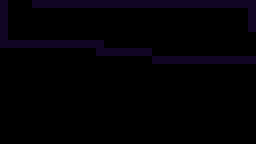

Below is a game level as drawn by its tile map, then a one-line description and the .tmx file that defines it, in full:
An orthogonal 32x18 tile map with 8x8 px tiles, 1 tile layer (blocks) and 4 objects (2x 2, 2x 1).

<map version="1.10" tiledversion="1.10.2" orientation="orthogonal" renderorder="right-down" width="32" height="18" tilewidth="8" tileheight="8" infinite="0" nextlayerid="4" nextobjectid="6">
 <editorsettings>
  <export target="2.csv" format="csv" />
 </editorsettings>
 <tileset firstgid="1" source="../../assets/tilesets/tileset.tsx" />
 <objectgroup id="2" name="entries">
  <object id="1" name="2" x="24" y="33.75">
   <point />
  </object>
  <object id="5" name="1" x="240" y="50">
   <point />
  </object>
 </objectgroup>
 <objectgroup id="3" name="exits">
  <object id="3" name="2" x="0" y="-24" width="40" height="40" />
  <object id="4" name="1" x="256" y="24" width="40" height="48" />
 </objectgroup>
 <layer id="1" name="blocks" width="32" height="18">
  <data encoding="csv">
1,0,0,0,1,1,1,1,1,1,1,1,1,1,1,1,1,1,1,1,1,1,1,1,1,1,1,1,1,1,1,1,
1,0,0,0,0,0,0,0,0,0,0,0,0,0,0,0,0,0,0,0,0,0,0,0,0,0,0,0,0,0,0,1,
1,0,0,0,0,0,0,0,0,0,0,0,0,0,0,0,0,0,0,0,0,0,0,0,0,0,0,0,0,0,0,1,
1,0,0,0,0,0,0,0,0,0,0,0,0,0,0,0,0,0,0,0,0,0,0,0,0,0,0,0,0,0,0,1,
1,0,0,0,0,0,0,0,0,0,0,0,0,0,0,0,0,0,0,0,0,0,0,0,0,0,0,0,0,0,0,0,
1,1,1,1,1,1,1,1,1,1,1,1,1,0,0,0,0,0,0,0,0,0,0,0,0,0,0,0,0,0,0,0,
0,0,0,0,0,0,0,0,0,0,0,0,1,1,1,1,1,1,1,0,0,0,0,0,0,0,0,0,0,0,0,0,
0,0,0,0,0,0,0,0,0,0,0,0,0,0,0,0,0,0,0,1,1,1,1,1,1,1,1,1,1,1,1,1,
0,0,0,0,0,0,0,0,0,0,0,0,0,0,0,0,0,0,0,0,0,0,0,0,0,0,0,0,0,0,0,0,
0,0,0,0,0,0,0,0,0,0,0,0,0,0,0,0,0,0,0,0,0,0,0,0,0,0,0,0,0,0,0,0,
0,0,0,0,0,0,0,0,0,0,0,0,0,0,0,0,0,0,0,0,0,0,0,0,0,0,0,0,0,0,0,0,
0,0,0,0,0,0,0,0,0,0,0,0,0,0,0,0,0,0,0,0,0,0,0,0,0,0,0,0,0,0,0,0,
0,0,0,0,0,0,0,0,0,0,0,0,0,0,0,0,0,0,0,0,0,0,0,0,0,0,0,0,0,0,0,0,
0,0,0,0,0,0,0,0,0,0,0,0,0,0,0,0,0,0,0,0,0,0,0,0,0,0,0,0,0,0,0,0,
0,0,0,0,0,0,0,0,0,0,0,0,0,0,0,0,0,0,0,0,0,0,0,0,0,0,0,0,0,0,0,0,
0,0,0,0,0,0,0,0,0,0,0,0,0,0,0,0,0,0,0,0,0,0,0,0,0,0,0,0,0,0,0,0,
0,0,0,0,0,0,0,0,0,0,0,0,0,0,0,0,0,0,0,0,0,0,0,0,0,0,0,0,0,0,0,0,
0,0,0,0,0,0,0,0,0,0,0,0,0,0,0,0,0,0,0,0,0,0,0,0,0,0,0,0,0,0,0,0
</data>
 </layer>
</map>
